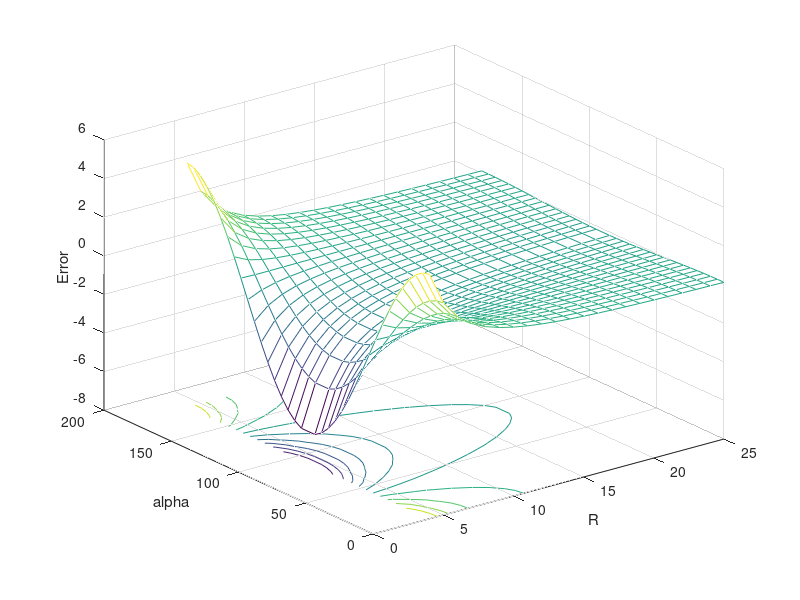
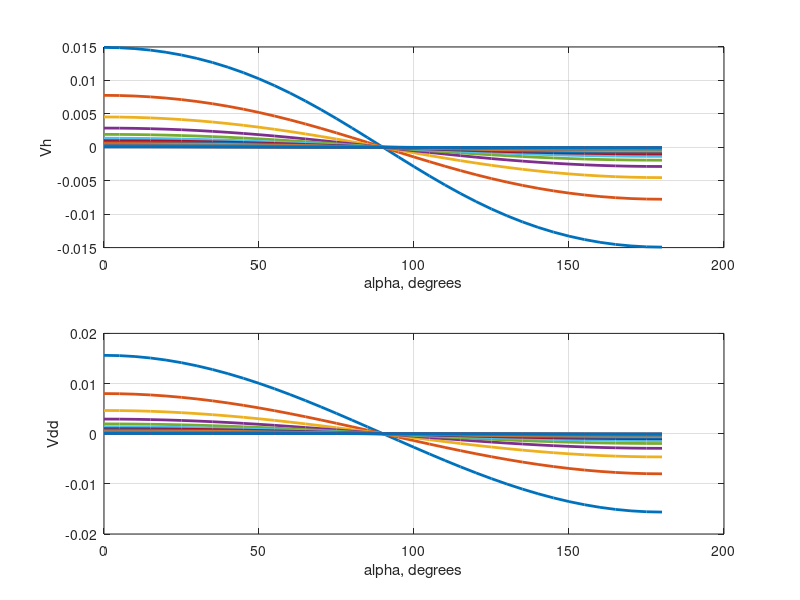
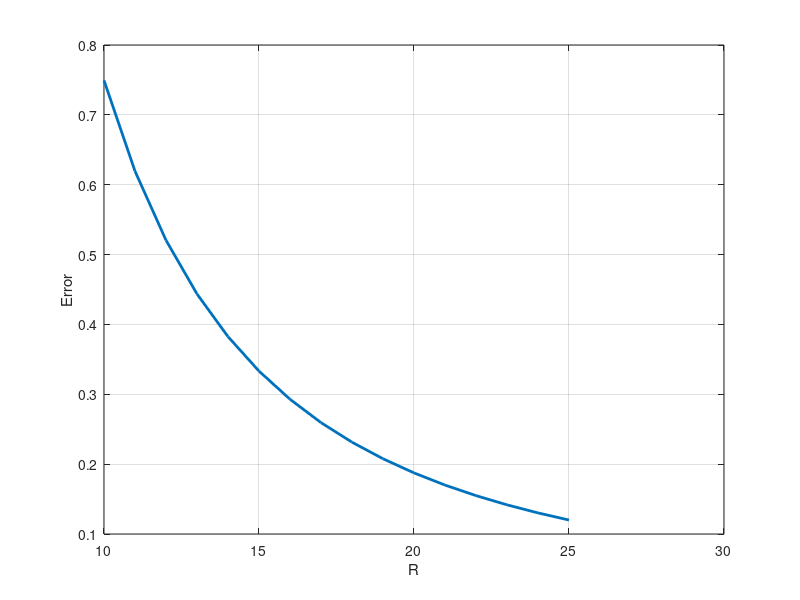
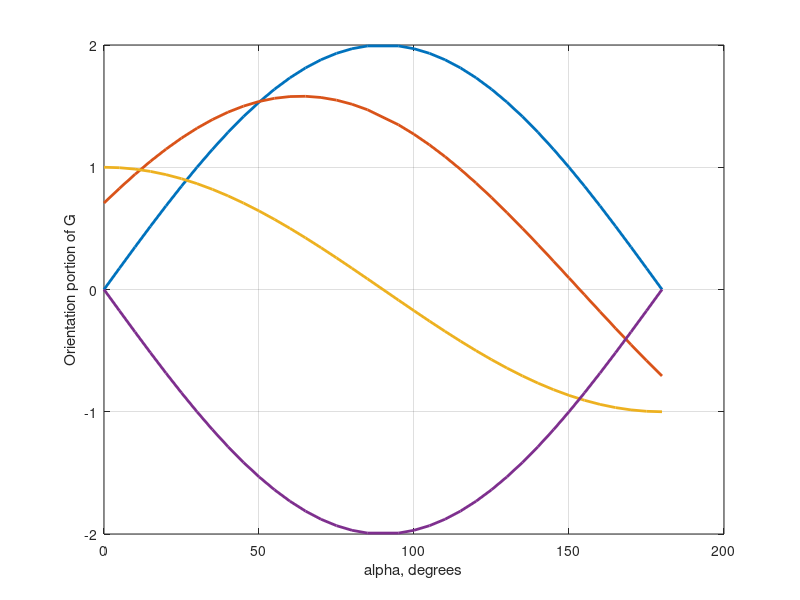

Write MATLAB code to recreate these figures, in order.
% Modeling the Spectroscopy of a Light Collecting Molecule Coupled to a
% Nanocrystalline Semiconductor
%
% Master of Science in Chemistry
% Washington State University
%
% This code generates Figure 6.2, 6.4, and 6.5 in my thesis.
% See page 89 - 93 for details.
%
% See Figure 6.3 for details of the geometry between two dipoles.
% In the Matlab code, capital A and B represent alpha and beta, respectively.
%
% Greg C. Zweigle
%

clear;

% Convert degrees to radians
d2r = 2.0 * pi / 360.0;

% Electron distance from origin, normalized to nucleus distance.
R_electron = 0.5;

% Unit vector connecting the center point of the molecules.
% First term is along x-axis, second term is along y-axis.
Rhat = [1 0];

% Distance between the center point of the two molecules.
R_range = [4:25];

% Angle between electron centerline of electron b / nucleus B.
a_range = [0:5:85 95:5:180];

% Rotate the dipole connecting electron b / nucleus B.
alpha_index = 1; for alpha = a_range,

  % Vary the distance between the two molecules.
  R_index = 1; for R_molecules = R_range,

    % Rotate the dipole connecting electron a / nucleus A.
    T_index = 1; for theta = [0 45 90 180],

      % Vector between the molecules.
      R_v = R_molecules * Rhat;
      
      % Position vector of electron a.
      ra_v = R_electron * [cos(theta*d2r) sin(theta*d2r)];

      % Position vector of nucleus A.
      rA_v = -ra_v;

      % Position vector of electron b.
      rb_v = R_v + R_electron * [-cos((90-alpha)*d2r) sin((90-alpha)*d2r)];

      % Position vector of nucleus B.
      rB_v = R_v + R_electron * [cos((90-alpha)*d2r) -sin((90-alpha)*d2r)];

      % Vector pointing from electron a to nucleus A.
      raA_v = ra_v - rA_v;

      % Vector pointing from electron b to nucleus B.
      rbB_v = rb_v - rB_v;

      % Dipole-dipole potential.
      equation_6_29 = (raA_v * rbB_v' - ...
      3 * (raA_v * Rhat')*(rbB_v * Rhat')) / R_molecules^3;

      % For one particular distance, save numerator of Equation 6.18
      % so can plot as Figure 6.2.
      if R_molecules == 10,

        lone_dipole_plot(alpha_index,T_index) = equation_6_29;

        G_orient(alpha_index,T_index) = ...
	  2 * cos(theta*d2r) .* sin(alpha*d2r) + ...
              sin(theta*d2r) .* cos(alpha*d2r);

      end;

      % For one particular molecule aA orientation,
      % save dipole and Hamiltonian potentials.
      if theta == 90,
	
	% Equation 6.29 in Thesis.
        dipole(alpha_index,R_index) = equation_6_29;

	% Equation 6.28 in Thesis.
        hamilt(alpha_index,R_index) = ...
	  -1/sqrt((rb_v-rA_v)*(rb_v-rA_v)') + ...
          -1/sqrt((ra_v-rB_v)*(ra_v-rB_v)') + ...
           1/sqrt((rb_v-ra_v)*(rb_v-ra_v)') + ...
           1/sqrt((rB_v-rA_v)*(rB_v-rA_v)');

      end;

      T_index = T_index + 1;

    end;

  R_index = R_index + 1;

  end;

alpha_index = alpha_index + 1;

end;

% Calculate the ratio, Equation 6.30.
E = (dipole./hamilt - 1) * 100;

% Create Figure 6.4.
figure(1);
subplot(1,1,1);
meshc(R_range,a_range,E);
xlabel('R');
ylabel('alpha');
zlabel('Error');

% Plot Equation 6.28 and Equation 6.29 individually.  
figure(2);
subplot(2,1,1);
plot(a_range,hamilt,'LineWidth',2);
xlabel('alpha, degrees');
ylabel('Vh');
grid;
subplot(2,1,2);
plot(a_range,dipole,'LineWidth',2);
xlabel('alpha, degrees');
ylabel('Vdd');
grid;

% Create Figure 6.5.
figure(3);
subplot(1,1,1);
ind = find(R_range == 10);
plot(R_range(ind:length(R_range)),abs(E(1,ind:length(R_range))),...
'LineWidth',2);
xlabel('R');
ylabel('Error');
grid;

% Create Figure 6.2 two different ways. They match.
figure(4);
subplot(1,1,1);
plot(a_range,G_orient,'LineWidth',2);
grid;
xlabel('alpha, degrees');
ylabel('Orientation portion of G');
figure(5);
subplot(1,1,1);
plot(a_range,lone_dipole_plot*1000,'LineWidth',2);
grid;
xlabel('Check for correct orientation');
ylabel('alpha, degrees');
